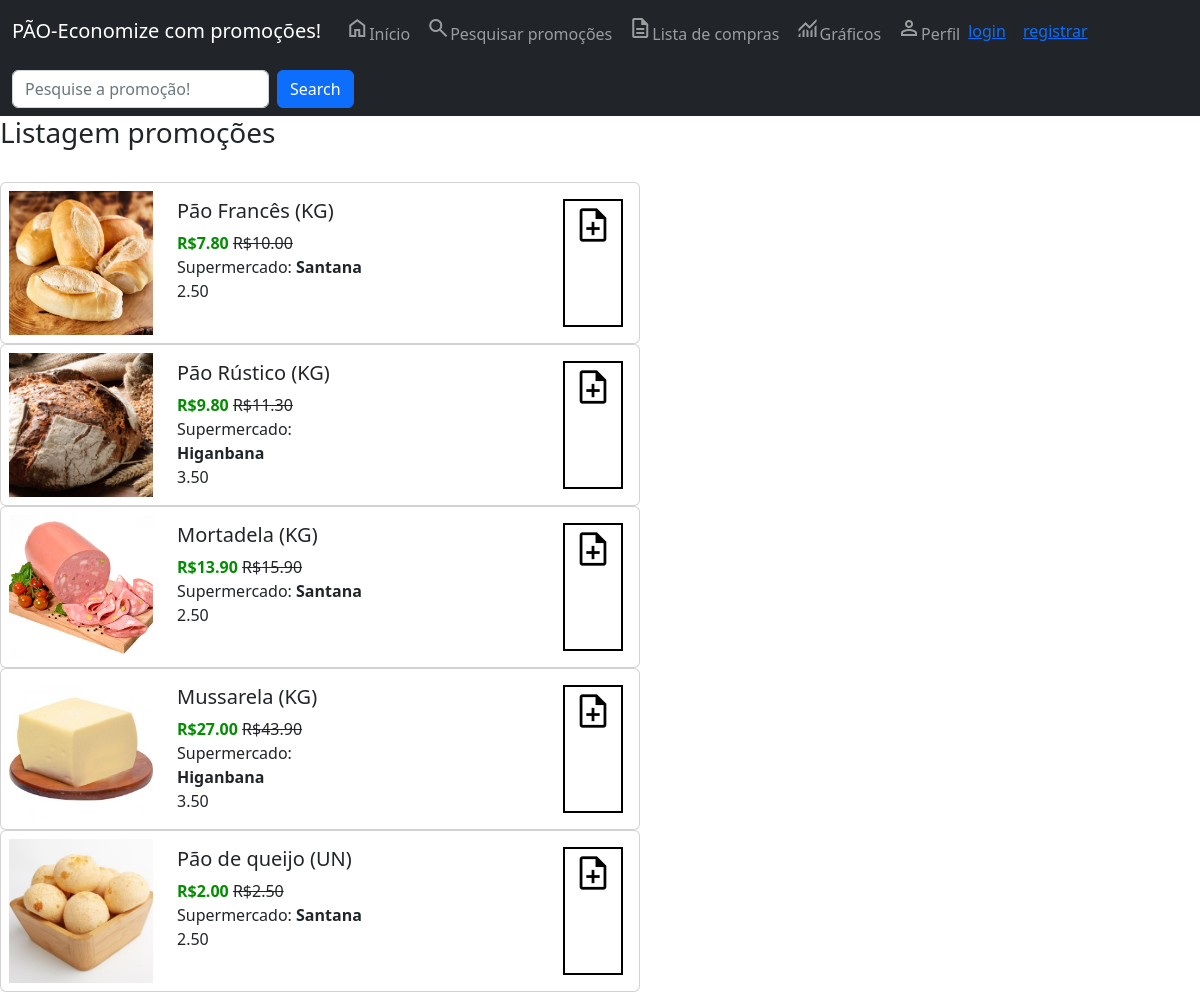
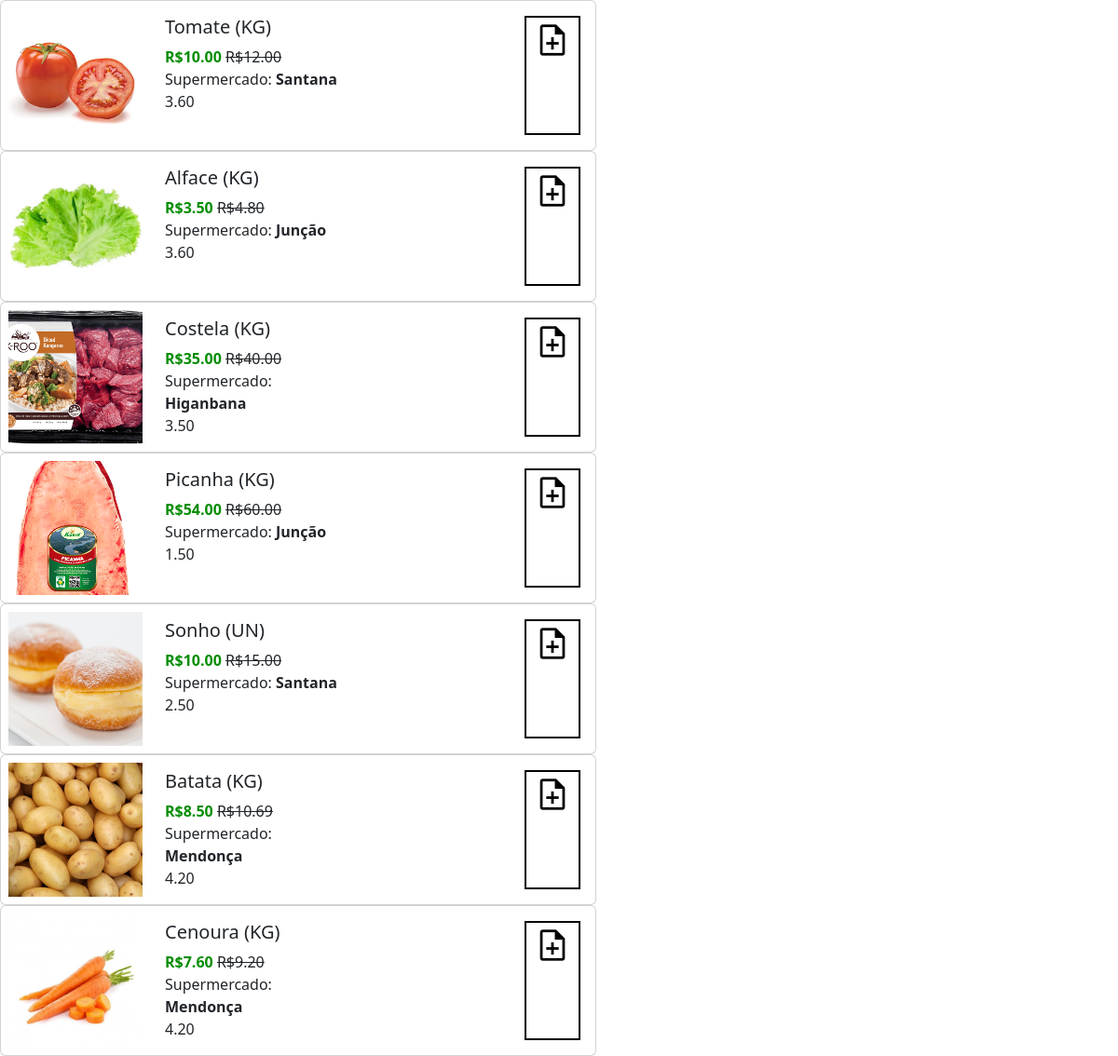
Screenshot of /listagem-promocoes/ with the database file from the repository (2 pictures, top to bottom).
### core/models.py (models this page shows, shortened)
class Promocao(models.Model):
    descricao = models.CharField(max_length=150, blank=True, null=True, verbose_name='Descricao')
    unidade = models.CharField(max_length=20, blank=True, null=True, verbose_name='Unidade')
    categoria = models.CharField(max_length=100,choices=CATEGORIAS_CHOICES, blank=True, null=True, verbose_name='Categoria')
    preco_normal = models.DecimalField(max_digits=10, decimal_places=2, verbose_name='Preço normal')
    preco_promocao = models.DecimalField(max_digits=10, decimal_places=2, verbose_name='Preço')
    data_inicio = models.DateField(auto_now=False, verbose_name='Inicio')
    data_fim = models.DateField(auto_now=False, verbose_name='Fim')
    distancia = models.DecimalField(max_digits=10, decimal_places=2, verbose_name='Distância')
    mercado = models.ForeignKey(Mercado, on_delete=models.CASCADE, verbose_name='Mercado')
    imagem = models.ImageField(upload_to='img_promocoes', blank=True, null=True, verbose_name="ImagemPromoção")
    marca = models.CharField(max_length=100, blank=True, null=True, verbose_name='Marca')
    valor_energetico = models.CharField(max_length=100, blank=True, null=True, verbose_name='Valor Energético')
    ingredientes = models.CharField(max_length=100, blank=True, null=True, verbose_name='Ingredientes')
    informacao_adicional = models.CharField(max_length=100, blank=True, null=True, verbose_name='Informação adicional')
    class Meta:
        verbose_name_plural = 'Promoções'

class Mercado(models.Model):
    razao_social = models.CharField(max_length=100, verbose_name='Razão Social')
    cnpj = models.CharField(max_length=20, verbose_name='CNPJ')
    endereco = models.OneToOneField(Endereco, blank=True, null=True, on_delete=models.CASCADE, verbose_name='Endereço')
    class Meta:
        verbose_name_plural = 'Mercado'

### core/views.py (the view)
# urls.py: path('listagem-promocoes/', listar_promocoes, name='url_listagem_promocoes'),
def listar_promocoes(request):
    if request.POST and request.POST['input_promocao']:
        dados = Promocao.objects.filter(descricao__contains=request.POST['input_promocao'])
    else:
        dados = Promocao.objects.all()
    contexto = {'promocoes': dados}
    return render(request, 'core/listagem_promocoes.html', contexto)

### core/templates/core/listagem_promocoes.html (shortened to what this page needs)
{% extends 'base.html' %}
{% load static %}
{% block main %}
<link rel="stylesheet" href="{% static '/css/promocoes_style.css' %}">
<nav class="navbar navbar-expand-sm navbar-dark bg-dark">
    <div class="container-fluid">
        <div class="" id="mynavbar" >
            <form class="d-flex" method="post">
                <input class="form-control me-2" name="input_promocao" type="text" placeholder="Pesquise a promoção!">
                <button class="btn btn-primary" type="submit" >Search</button>
            </form>
        </div>
    </div>
</nav>
<h3>Listagem promoções</h3> <br>
{% for i in promocoes %}
<div class="card">
    {% if i.imagem %}
        <img class="card-img product-img img-fluid rounded-start" src="{{ i.imagem.url }}">
    {% else %}
        <img class="card-img product-img img-fluid rounded-start" src="{% static 'promocao_generica.png' %}">
    {% endif %}
    <div class="card-body">
        <div class="text-section">
            <h5 class="card-title">{% if i.descricao %} {{ i.descricao }} ({{ i.unidade }}) {% endif %}</h5>
            <p class="card-text">
                {% if i.preco_promocao %} <b class="preco-promocao">R${{ i.preco_promocao }}</b> <s>R${{ i.preco_normal }}</s>{% endif %} <br>
                {% if i.mercado.razao_social %}Supermercado: <b>{{ i.mercado.razao_social }}</b> {% endif %} <br>
                {% if i.distancia %}{{ i.distancia }}{% endif %}
            </p>
        </div>
        <div class="cta-section">
            <a class="custom-btn" href="{% url 'url_adicionar_item' i.id %}"><span class="material-symbols-outlined">note_add</span></a>
        </div>
    </div>
</div>
{% endfor %}
{% endblock %}

### static_files/css/promocoes_style.css (style rules this page uses)
.preco-promocao { color: #038D00; }
.card { max-width: 40em; flex-direction: row; }
.card img { max-width: 50%; margin: auto; padding: 0.5em; }
.card-body { display: flex; justify-content: space-between; }
.text-section { max-width: 80%; width: 200px; }
.cta-section { max-width: 40%; max-height 20%; display: flex; align-content: space-between; vertical-align: middle; }
.product-img { width: 10rem; height: 10rem; object-fit: cover; }
.custom-btn { border: 2px solid; color: #000000; padding: 0.3em 0.5em; width: 100%; height: 100%; margin: auto; }
.custom-btn span { font-size: 40px; margin: auto; }

### rows the page displays
Promocao: imagem (picture), descricao "Pão Francês", unidade "KG", preco_promocao "7.80", preco_normal "10.00", mercado.razao_social "Santana", distancia "2.50"
Promocao: imagem (picture), descricao "Pão Rústico", unidade "KG", preco_promocao "9.80", preco_normal "11.30", mercado.razao_social "Higanbana", distancia "3.50"
Promocao: imagem (picture), descricao "Mortadela", unidade "KG", preco_promocao "13.90", preco_normal "15.90", mercado.razao_social "Santana", distancia "2.50"
Promocao: imagem (picture), descricao "Mussarela", unidade "KG", preco_promocao "27.00", preco_normal "43.90", mercado.razao_social "Higanbana", distancia "3.50"
Promocao: imagem (picture), descricao "Pão de queijo", unidade "UN", preco_promocao "2.00", preco_normal "2.50", mercado.razao_social "Santana", distancia "2.50"
Promocao: imagem (picture), descricao "Tomate", unidade "KG", preco_promocao "10.00", preco_normal "12.00", mercado.razao_social "Santana", distancia "3.60"
Promocao: imagem (picture), descricao "Alface", unidade "KG", preco_promocao "3.50", preco_normal "4.80", mercado.razao_social "Junção", distancia "3.60"
Promocao: imagem (picture), descricao "Costela", unidade "KG", preco_promocao "35.00", preco_normal "40.00", mercado.razao_social "Higanbana", distancia "3.50"
Promocao: imagem (picture), descricao "Picanha", unidade "KG", preco_promocao "54.00", preco_normal "60.00", mercado.razao_social "Junção", distancia "1.50"
Promocao: imagem (picture), descricao "Sonho", unidade "UN", preco_promocao "10.00", preco_normal "15.00", mercado.razao_social "Santana", distancia "2.50"
Promocao: imagem (picture), descricao "Batata", unidade "KG", preco_promocao "8.50", preco_normal "10.69", mercado.razao_social "Mendonça", distancia "4.20"
Promocao: imagem (picture), descricao "Cenoura", unidade "KG", preco_promocao "7.60", preco_normal "9.20", mercado.razao_social "Mendonça", distancia "4.20"
